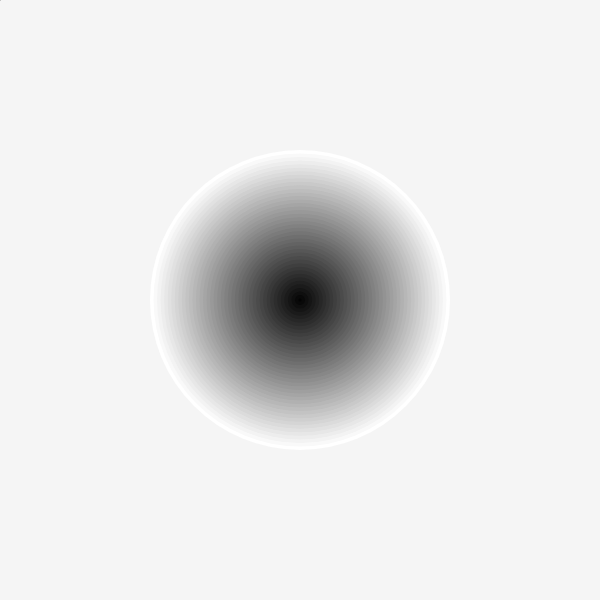
Frame 1 (no input)
Frame 60 (no input): identical to frame 1, image omitted
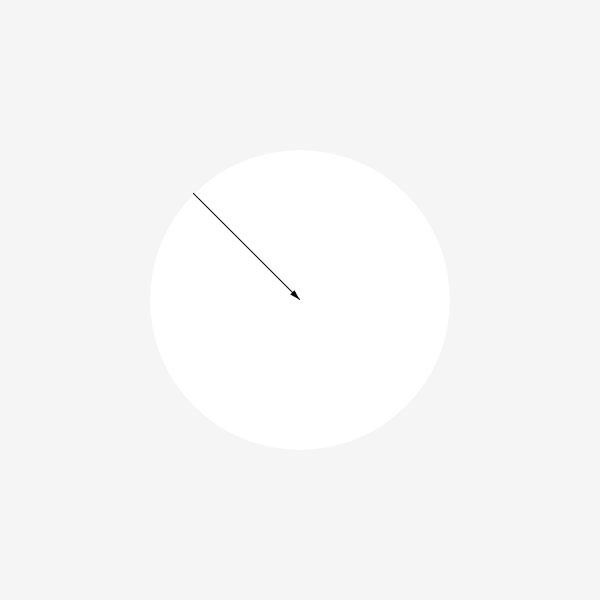
Frame 120 (the mouse pressed at the canvas centre since frame 60)

The p5.js sketch that drew these frames (run headless with seeded random() and noise() and a simulated clock; from frame 60 on, the mouse is pressed at the canvas centre):

// p5.js sketch
// ── sketch.js
var x1 = 300;
var y1 = 300;
var targetX = 0;
var targetY = 0;
var x2 = 0;
var y2 = 0;

var isFired = false;

function setup() {
  createCanvas(600, 600);

  targetX = mouseX;
  targetY = mouseY;
  x2 = targetX;
  x2 = targetY;
  //console.log("circleSize;"+circleSize);
}

function draw() {
  background(245);
  var targetDistance = distance(x1, y1, x2, y2);
  drawTarget(x1, y1, 300, targetDistance / 10);
  var arrowAngle =  calcAngle(x1, y1, x2, y2);
  if(isFired){
    targetX = x1;
    targetY = y1;
  }else{
    targetX = mouseX;
    targetY = mouseY;
  }

  animateArrow();
  push();
  // keep the registration point and rotate
  translate(x2, y2);
  rotate(arrowAngle + Math.PI/2);

  drawArrow(150);
  pop();

}

function animateArrow(){
  var dx = targetX - x2;
  var dy = targetY - y2;
  x2 = x2 + dx * 0.1;
  y2 = y2 + dy * 0.1;
}

function mousePressed(){
  isFired = !isFired;
}

function drawArrow(arrowLength){
  fill(0);
  triangle(0, 0, 3, 10, -3, 10);

  stroke(0);
  line (0, 0, 0, arrowLength);
}

function calcAngle(x1, y1, x2,y2){
  var dx = x1 - x2;
  var dy = y1 - y2;
  var angle = Math.atan2(dy,dx);
  return angle;
}

function drawTarget(x, y, size, numOfCircle ){
  //(x,y) is argument
  var circleSize = size;
  //var numOfCircle = step;
  for(var i = 0; i < numOfCircle; i ++){
    var step = (numOfCircle-i)/numOfCircle;
    fill(255 * step);
    noStroke();
    var size = circleSize * step
    ellipse(x, y, size, size);
//numOfCircle-i is going to be from 20 to 1
// step is going to slowly change value of 255 from 1 to 0 = create gradiation:
  }
}

function distance(xpos1, ypos1, xpos2, ypos2){
  //distance between 2 elements
  var dx = xpos1 - xpos2;
  var dy = ypos1 - ypos2;
  var dist = Math.sqrt (dx * dx + dy * dy);
  return dist;
}
